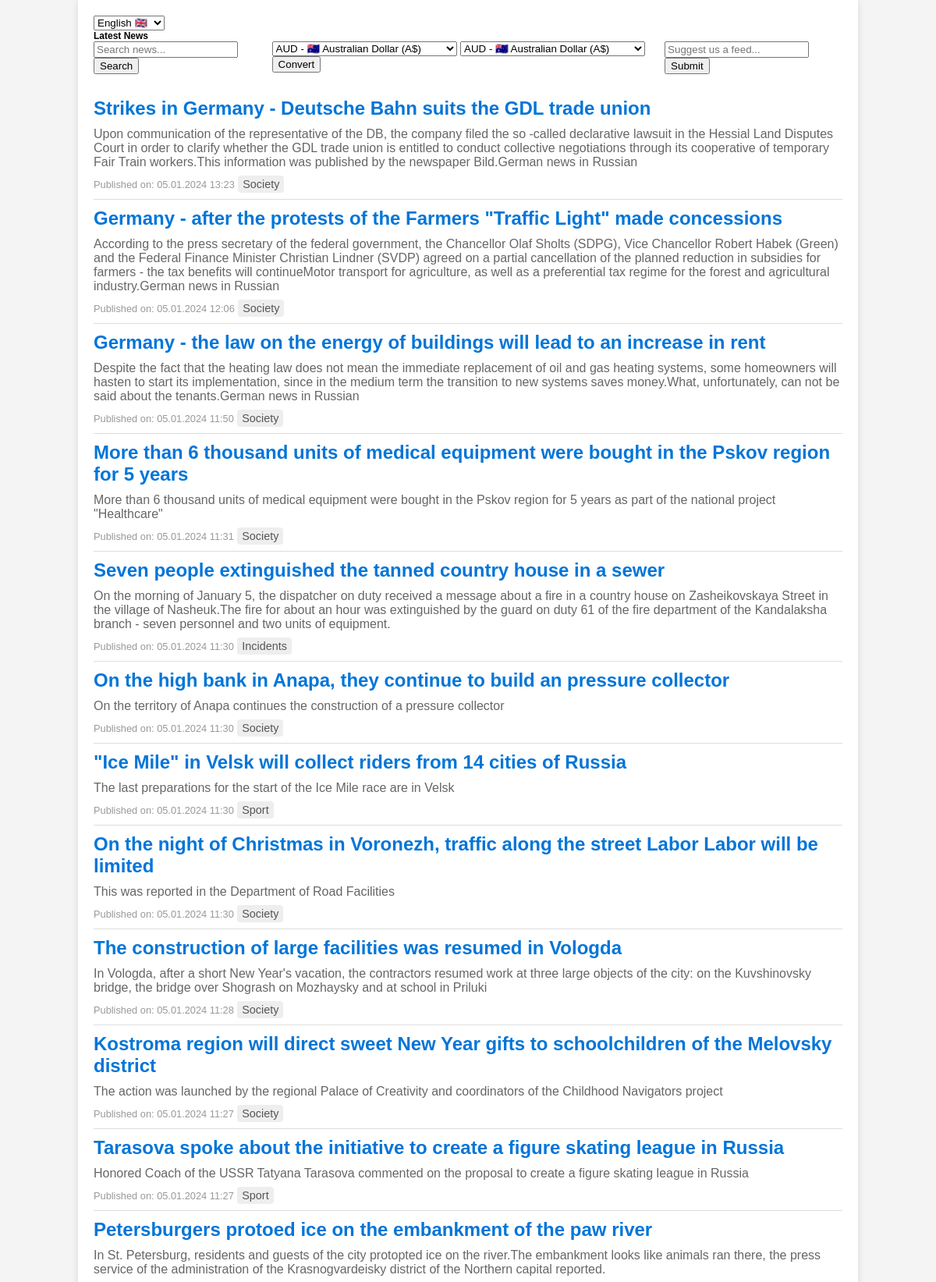
Page /news/ (upper part) on the committed database.
### russianNews/models.py (models this page shows)
class NewsItem(models.Model):
    title_en = models.CharField(max_length=200)
    title_ru = models.CharField(max_length=200)
    link = models.URLField()
    description_en = models.TextField()
    description_ru = models.TextField()
    category_en = models.CharField(max_length=100)
    category_ru = models.CharField(max_length=100)
    pub_date = models.DateTimeField()

### russianNews/views.py (the view)
# urls.py: path('news/', views.news_list, name='news_list'),
def news_list(request):
    search_query = request.GET.get('search', '')
    if search_query:
        news_items = NewsItem.objects.filter(
            Q(title_en__icontains=search_query) |
            Q(title_ru__icontains=search_query) |
            Q(description_en__icontains=search_query) |
            Q(description_ru__icontains=search_query)
        ).order_by('-pub_date')
    else:
        news_items = NewsItem.objects.all().order_by('-pub_date')
    return render(request, 'news_list.html', {'news_items': news_items, 'search_query': search_query})

### russianNews/templates/news_list.html (shortened to what this page needs)
{% load i18n %}
<!DOCTYPE html>
<html lang="en">
<head>
</head>
<body>
<div class="container">
    <div class="language-selector">
        <form action="{% url 'set_language' %}" method="post">
            <select name="language" onchange="this.form.submit()">
                {% get_current_language as LANGUAGE_CODE %}
                {% get_available_languages as LANGUAGES %}
                {% for lang in LANGUAGES %}
                    <option value="{{ lang.0 }}" {% if lang.0 == LANGUAGE_CODE %} selected {% endif %}>
                        {{ lang.1 }} {% if lang.0 == "en" %}🇬🇧{% elif lang.0 == "ru" %}🇷🇺{% endif %}
                    </option>
                {% endfor %}
            </select>
        </form>
    </div>
    <h1>{% trans "Latest News" %}</h1>
    <div style="display: flex; justify-content: space-between;">
        <form id="search-form" action="{% url 'news_list' %}" method="get">
            <input type="text" id="search-input" name="search" placeholder="{% trans 'Search news' %}..."
                   value="{{ search_query }}">
            <button type="submit">{% trans 'Search' %}</button>
        </form>
        <form id="currency" action="/api/v1/getcurrency" method="get" target="response-frame">
            <select id="from" name="from" required>
                <option value="AUD">AUD - 🇦🇺 Australian Dollar (A$)</option>
            </select>
            <select id="to" name="to" required>
                <option value="AUD">AUD - 🇦🇺 Australian Dollar (A$)</option>
            </select>
            <button type="convert">{% trans 'Convert' %}</button>
        </form>
        <form id="second-search-form" action="/search/" method="get">
            <input type="text" id="feed" name="feed" placeholder="{% trans 'Suggest us a feed' %}...">
            <button type="submit">{% trans 'Submit' %}</button>
        </form>
    </div>
    <div class="news-list">
        {% for news in news_items %}
            <div class="news-item">
                <h2>
                    <a href="{% url 'news_detail' pk=news.pk %}">
                        {% if request.LANGUAGE_CODE == "en" %}
                            {{ news.title_en }}
                        {% else %}
                            {{ news.title_ru }}
                        {% endif %}
                    </a></h2>
                <p>
                    {% if request.LANGUAGE_CODE == "en" %}
                        {{ news.description_en }}
                    {% else %}
                        {{ news.description_ru }}
                    {% endif %}
                </p>
                <span class="date">{% trans 'Published on' %}: {{ news.pub_date|date:"d.m.Y H:i" }}</span>
                <span class="category">
                {% if request.LANGUAGE_CODE == "en" %}
                    {{ news.category_en }}
                {% else %}
                    {{ news.category_ru }}
                {% endif %}
            </span>
            </div>
        {% empty %}
            <p> {% trans 'No news available' %}.</p>
        {% endfor %}
    </div>
</div>
</body>
</html>

### russianNews/templates/news_list.html (style rules this page uses)
body { font-family: Arial, sans-serif; background-color: #f4f4f4; margin: 0; padding: 0; }
.container { width: 80%; margin: 0 auto; background-color: white; padding: 20px; box-shadow: 0 0 10px rgba(0, 0, 0, 0.1); }
.news-list { margin-top: 20px; }
.news-item { border-bottom: 1px solid #ddd; padding: 10px 0; }
.news-item h2 { margin: 0; color: #333; }
.news-item h2 a { color: #0275d8; text-decoration: none; }
.news-item p { margin: 10px 0; color: #666; }
.news-item .date { font-size: 0.8em; color: #999; }
.news-item .category { font-size: 0.9em; color: #555; background-color: #eee; padding: 3px 6px; border-radius: 4px; }
h1 { font-size: 12px; word-wrap: break-word; overflow-wrap: break-word; max-width: 100%; margin: 0; padding: 0; }

### rows in the picture
NewsItem: title_en "Strikes in Germany - Deutsche Bahn suits the GDL trade union", description_en "Upon communication of the representative of the DB, the company filed the so -called declarative lawsuit in the Hessial Land Disputes Court in order to clarify whether the GDL trade union is entitled to conduct collective negotiations through its cooperative of temporary Fair Train workers.This information was published by the newspaper Bild.German news in Russian", pub_date "05.01.2024 13:23", category_en "Society"
NewsItem: title_en "Germany - after the protests of the Farmers \"Traffic Light\" made concessions", description_en "According to the press secretary of the federal government, the Chancellor Olaf Sholts (SDPG), Vice Chancellor Robert Habek (Green) and the Federal Finance Minister Christian Lindner (SVDP) agreed on a partial cancellation of the planned reduction in subsidies for farmers - the tax benefits will continueMotor transport for agriculture, as well as a preferential tax regime for the forest and agricultural industry.German news in Russian", pub_date "05.01.2024 12:06", category_en "Society"
NewsItem: title_en "Germany - the law on the energy of buildings will lead to an increase in rent", description_en "Despite the fact that the heating law does not mean the immediate replacement of oil and gas heating systems, some homeowners will hasten to start its implementation, since in the medium term the transition to new systems saves money.What, unfortunately, can not be said about the tenants.German news in Russian", pub_date "05.01.2024 11:50", category_en "Society"
NewsItem: title_en "More than 6 thousand units of medical equipment were bought in the Pskov region for 5 years", description_en "More than 6 thousand units of medical equipment were bought in the Pskov region for 5 years as part of the national project \"Healthcare\"", pub_date "05.01.2024 11:31", category_en "Society"
NewsItem: title_en "Seven people extinguished the tanned country house in a sewer", description_en "On the morning of January 5, the dispatcher on duty received a message about a fire in a country house on Zasheikovskaya Street in the village of Nasheuk.The fire for about an hour was extinguished by the guard on duty 61 of the fire department of the Kandalaksha branch - seven personnel and two units of equipment.", pub_date "05.01.2024 11:30", category_en "Incidents"
NewsItem: title_en "On the high bank in Anapa, they continue to build an pressure collector", description_en "On the territory of Anapa continues the construction of a pressure collector", pub_date "05.01.2024 11:30", category_en "Society"
NewsItem: title_en "\"Ice Mile\" in Velsk will collect riders from 14 cities of Russia", description_en "The last preparations for the start of the Ice Mile race are in Velsk", pub_date "05.01.2024 11:30", category_en "Sport"
NewsItem: title_en "On the night of Christmas in Voronezh, traffic along the street Labor Labor will be limited", description_en "This was reported in the Department of Road Facilities", pub_date "05.01.2024 11:30", category_en "Society"
NewsItem: title_en "The construction of large facilities was resumed in Vologda", description_en "In Vologda, after a short New Year's vacation, the contractors resumed work at three large objects of the city: on the Kuvshinovsky bridge, the bridge over Shogrash on Mozhaysky and at school in Priluki", pub_date "05.01.2024 11:28", category_en "Society"
NewsItem: title_en "Kostroma region will direct sweet New Year gifts to schoolchildren of the Melovsky district", description_en "The action was launched by the regional Palace of Creativity and coordinators of the Childhood Navigators project", pub_date "05.01.2024 11:27", category_en "Society"
NewsItem: title_en "Tarasova spoke about the initiative to create a figure skating league in Russia", description_en "Honored Coach of the USSR Tatyana Tarasova commented on the proposal to create a figure skating league in Russia", pub_date "05.01.2024 11:27", category_en "Sport"
NewsItem: title_en "Petersburgers protoed ice on the embankment of the paw river", description_en "In St. Petersburg, residents and guests of the city protopted ice on the river.The embankment looks like animals ran there, the press service of the administration of the Krasnogvardeisky district of the Northern capital reported."

### other values in the picture
form field language "English 🇬🇧"
